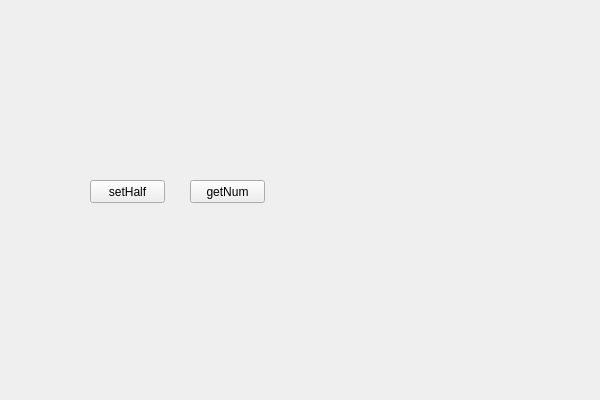
<?xml version="1.0" encoding="UTF-8"?>
<ui version="4.0">
 <class>SmallWidgetClass</class>
 <widget class="QWidget" name="SmallWidgetClass">
  <property name="geometry">
   <rect>
    <x>0</x>
    <y>0</y>
    <width>600</width>
    <height>400</height>
   </rect>
  </property>
  <property name="windowTitle">
   <string>SmallWidget</string>
  </property>
  <widget class="MyWidget" name="widget" native="true">
   <property name="geometry">
    <rect>
     <x>90</x>
     <y>70</y>
     <width>341</width>
     <height>81</height>
    </rect>
   </property>
  </widget>
  <widget class="QPushButton" name="setHalf">
   <property name="geometry">
    <rect>
     <x>90</x>
     <y>180</y>
     <width>75</width>
     <height>23</height>
    </rect>
   </property>
   <property name="text">
    <string>setHalf</string>
   </property>
  </widget>
  <widget class="QPushButton" name="getNum">
   <property name="geometry">
    <rect>
     <x>190</x>
     <y>180</y>
     <width>75</width>
     <height>23</height>
    </rect>
   </property>
   <property name="text">
    <string>getNum</string>
   </property>
  </widget>
 </widget>
 <layoutdefault spacing="6" margin="11"/>
 <customwidgets>
  <customwidget>
   <class>MyWidget</class>
   <extends>QWidget</extends>
   <header location="global">mywidget.h</header>
   <container>1</container>
  </customwidget>
 </customwidgets>
 <resources>
  <include location="SmallWidget.qrc"/>
 </resources>
 <connections/>
</ui>
